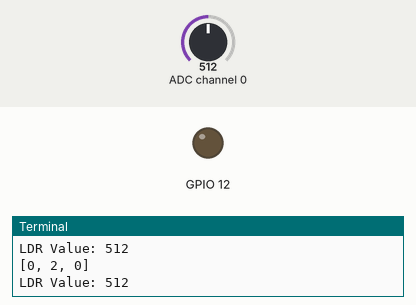
Simulated run of this program. Board: Raspberry Pi (BCM pin numbers). Parts: output pins drawn as LEDs (lit = HIGH), the last lines printed to the terminal. The test bench sets the inputs (shaded band); at power-on: ADC channel 0 = 512 (analog values on the 0–1023 scale).

Above: at 1.2 s.
1.3 s: ADC channel 0 set to 499
At 2.7 s:
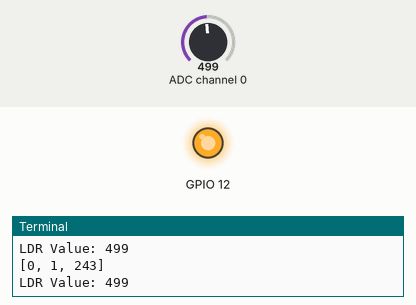
3.0 s: ADC channel 0 set to 522
At 3.8 s:
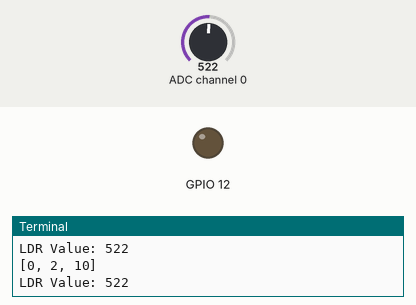
4.5 s: ADC channel 0 set to 511
At 5.0 s:
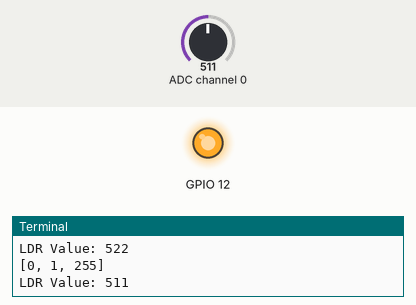
Timing chart, 0 to 7.5 s (numbered marks = the images above; inputs shaded):
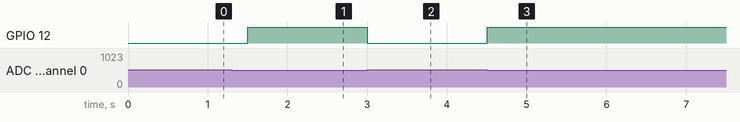

Measured:
- the behaviour switches between 512 and 511 on ADC channel 0 (found by bisection; images 0 and 1)
- after the input at 1.3 s, GPIO 12: LOW → HIGH after 0.20 s
- after the input at 3.0 s, GPIO 12: HIGH → LOW at once
- after the input at 4.5 s, GPIO 12: LOW → HIGH at once

The program:

LDR_task.py
```python
import spidev
import time
import RPi.GPIO as GPIO


GPIO.setmode(GPIO.BCM)          # GPIO.BCM or GPIO.BOARD
GPIO.setup(12, GPIO.OUT)  #GPIO.OUT OR GPIO.IN

# spi 인스턴트 생성
spi = spidev.SpiDev()

#SPI 통신시작
spi.open(0, 0) # bus: 0, dev: 0

#SPI 통신속도 설정
spi.max_speed_hz = 1000000

# 채널에서 SPI 데이터 읽기 (0~1023)
def analog_read(channel):
    # [byte_1, byte_2, byte_3]
    # byte_2: channel config(channel 0) 0000 1000(=8)
    ret = spi.xfer2([1, (8 + channel) << 4, 0])
    print(ret)
    adc_out = ((ret[1] & 3) << 8) + ret[2]
    return adc_out

try:
    while True:
        Idr_value = analog_read(0)
        if Idr_value<512:
            GPIO.output(12, GPIO.HIGH)
        else:
            GPIO.output(12, GPIO.LOW)
        #voltage = reading * 3.3 / 1023
        print("LDR Value: %d" % (Idr_value))
        time.sleep(0.5)
finally:
    spi.close()
    GPIO.cleanup()
    
```
